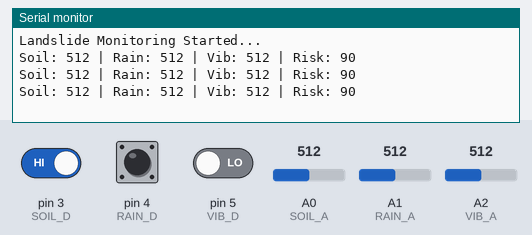
The sketch below on a simulated Arduino Uno, built with avr-gcc and run on an emulated ATmega328P. Parts: the last lines printed to the serial monitor. The test bench sets the inputs (shaded band); at power-on: A0 (SOIL_A) = 512, A1 (RAIN_A) = 512, A2 (VIB_A) = 512, pin 3 (SOIL_D) HIGH, pin 5 (VIB_D) LOW, pin 4 (RAIN_D) HIGH.

Above: at 2.2 s.
2.3 s: A0 (SOIL_A) set to 490
At 3.0 s:
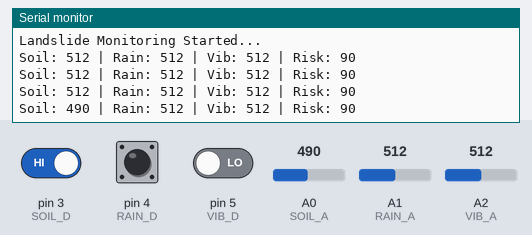
3.8 s: A1 (RAIN_A) set to 490
At 4.5 s:
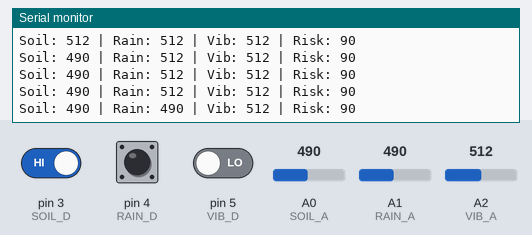
5.3 s: A2 (VIB_A) set to 490
At 5.3 s:
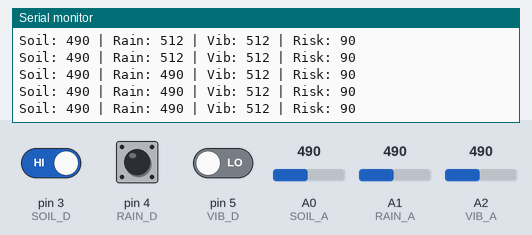
6.8 s: pin 3 (SOIL_D) driven LOW
At 7.7 s:
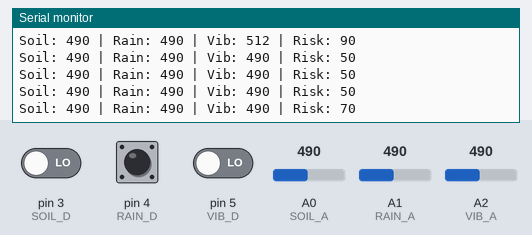
8.3 s: pin 5 (VIB_D) driven HIGH
At 9.2 s:
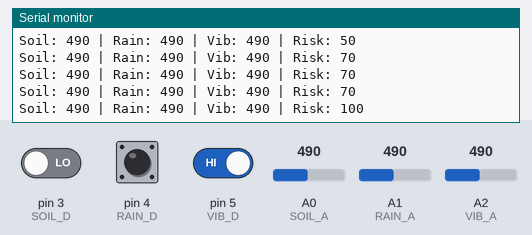
11.4 s: A1 (RAIN_A) set to 306
At 11.8 s:
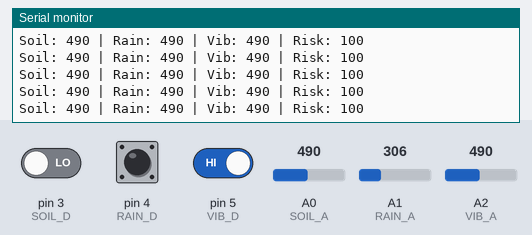
Timing chart, 0 to 14.4 s (numbered marks = the images above; inputs shaded):
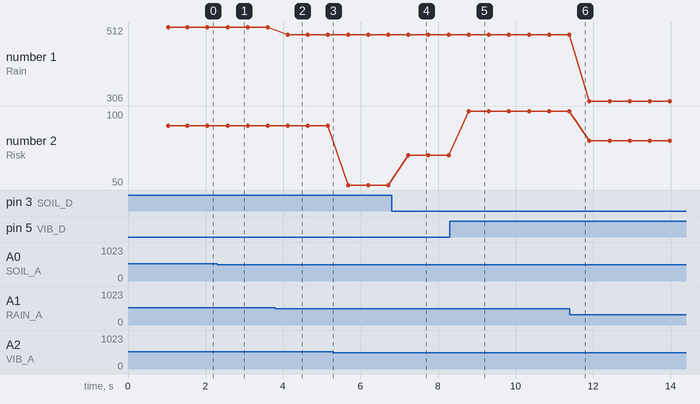

The sketch:

Landslide_main.ino
```cpp
#include <SoftwareSerial.h>

// GSM SIM800L
SoftwareSerial sim800l(7, 8); // RX, TX

// ESP8266 Serial
SoftwareSerial espSerial(2, 6); // RX, TX (Arduino side)

// Sensor pins
#define SOIL_A  A0
#define SOIL_D  3
#define RAIN_A  A1
#define RAIN_D  4
#define VIB_A   A2
#define VIB_D   5

// Thresholds
#define SOIL_DRY 600
#define SOIL_WET 350
#define RAIN_DETECTED 400
#define VIB_THRESHOLD 500

// Time interval for 5-minute upload
#define INTERVAL 300000UL // 5 minutes in ms

int soilA, rainA, vibA;
int soilD, rainD, vibD;
int risk = 0;

// Previous readings
int prevSoil = -1, prevRain = -1, prevVib = -1, prevRisk = -1;

// Timing
unsigned long lastUploadTime = 0;

void setup() {
  Serial.begin(9600);
  sim800l.begin(9600);
  espSerial.begin(9600);

  pinMode(SOIL_D, INPUT);
  pinMode(RAIN_D, INPUT);
  pinMode(VIB_D, INPUT);

  delay(1000);
  Serial.println("Landslide Monitoring Started...");
  //sendSMS("System Started: Monitoring Activated"); // Temporarily commented
}

void loop() {
  // Read sensors
  soilA = analogRead(SOIL_A);
  rainA = analogRead(RAIN_A);
  vibA  = analogRead(VIB_A);

  soilD = digitalRead(SOIL_D);
  rainD = digitalRead(RAIN_D);
  vibD  = digitalRead(VIB_D);

  // Calculate risk
  risk = calculateRisk(soilA, rainA, vibA, soilD, rainD, vibD);

  // Print values
  Serial.print("Soil: "); Serial.print(soilA);
  Serial.print(" | Rain: "); Serial.print(rainA);
  Serial.print(" | Vib: "); Serial.print(vibA);
  Serial.print(" | Risk: "); Serial.println(risk);

  // Send to ESP8266
  espSerial.print(soilA); espSerial.print(",");
  espSerial.print(rainA); espSerial.print(",");
  espSerial.print(vibA);  espSerial.print(",");
  espSerial.println(risk);

  // Check for significant change or alert level
  bool changed = abs(soilA - prevSoil) > 5 || abs(rainA - prevRain) > 5 || abs(vibA - prevVib) > 5 || abs(risk - prevRisk) > 5;
  bool alert = risk >= 50; // Yellow or Red alert

  if (changed || alert || (millis() - lastUploadTime >= INTERVAL)) {
    // Alert condition temporarily commented
    /*
    if (risk >= 50 && prevRisk < 50) {
      if (risk < 80) sendSMS("⚠️ Yellow Alert: Landslide Risk Moderate!");
      else sendSMS("🚨 RED ALERT: Landslide Risk HIGH!");
    }
    */

    lastUploadTime = millis();

    // Update previous readings
    prevSoil = soilA;
    prevRain = rainA;
    prevVib  = vibA;
    prevRisk = risk;
  }

  delay(500); // Small delay to avoid serial flooding
}

int calculateRisk(int soilA, int rainA, int vibA, int soilD, int rainD, int vibD) {
  int score = 0;

  // Soil contribution
  if (soilA <= SOIL_WET || soilD == LOW) score += 40;
  else if (soilA <= SOIL_DRY) score += 20;

  // Rain contribution
  if (rainA >= RAIN_DETECTED || rainD == LOW) score += 30;

  // Vibration contribution
  if (vibA >= VIB_THRESHOLD || vibD == HIGH) score += 40;

  if (score > 100) score = 100;
  return score;
}

/*
// Temporarily commented
void sendSMS(String msg) {
  sim800l.println("AT+CMGF=1"); // Text mode
  delay(500);
  sim800l.println("AT+CMGS=\"+91xxxxxxxxxx\""); // Your phone number
  delay(500);
  sim800l.print(msg);
  delay(500);
  sim800l.write(26); // Ctrl+Z
  delay(5000);
}
*/
```

Measured:
- after the input at 2.3 s, the serial monitor: prints a new line after 0.27 s (image 1)
- after the input at 3.8 s, the serial monitor: prints a new line after 0.32 s (image 2)
- after the input at 6.8 s, the serial monitor: prints a new line after 0.44 s (image 4)
- after the input at 8.3 s, the serial monitor: prints a new line after 0.49 s (image 5)
- plotted number 1: 490 → 306 after the input at 11.4 s
- plotted number 2: 90 → 50 after the input at 5.3 s, 50 → 70 after the input at 6.8 s, 70 → 100 after the input at 8.3 s, 100 → 80 after the input at 11.4 s
